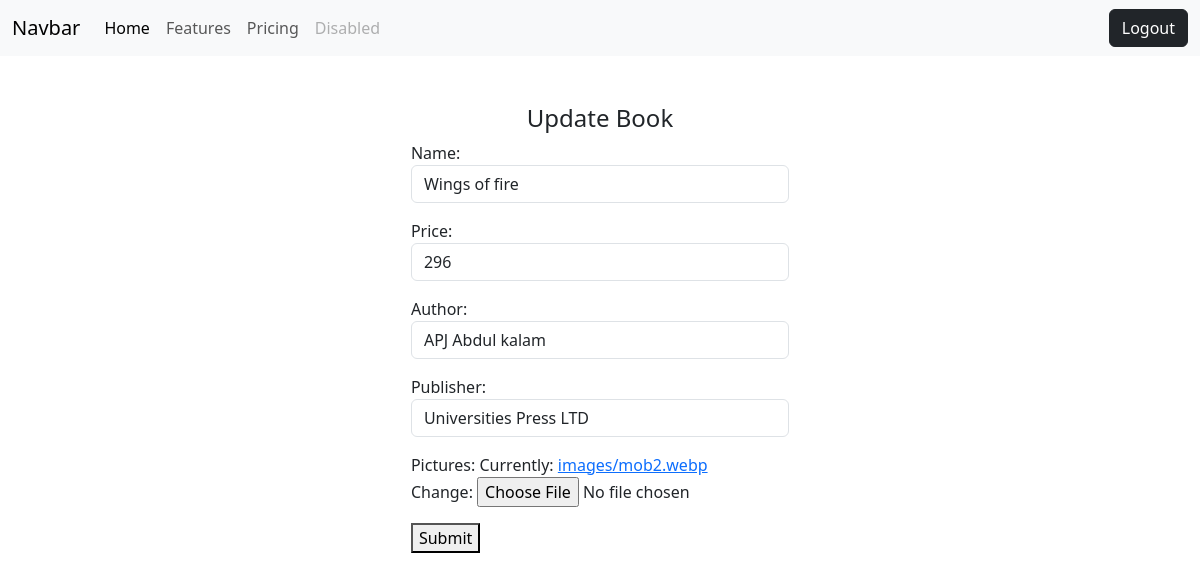
The page /books/1/update (signed in) on the database its author committed.
### book/models.py (models this page shows, shortened)
class Books(models.Model):
    name=models.CharField(max_length=200)
    price=models.PositiveBigIntegerField()
    author=models.CharField(max_length=200)
    publisher=models.CharField(max_length=200)
    pictures=models.ImageField(upload_to="images",null=True) #null needs to set otherwise it wll effect other feilds.after this run migration commnds 2nos

### book/views.py (the view, shortened to what this page needs)
# urls.py: path('books/<int:pk>/update',views.UpdateView.as_view(),name="book-update"),
@method_decorator(signin_required,name="dispatch")
class UpdateView(View):
    def get(self,request,*args,**kwargs):
        form=BookForms()
        id=kwargs.get("pk")
        obj=Books.objects.get(id=id)
        form=BookForms(instance=obj)
        return render(request,"book-update.html",{"form":form})

### book/forms.py
class BookForms(forms.ModelForm):
    class Meta:
        model=Books
        fields="__all__"
        widgets={
            "name":forms.TextInput(attrs={"class":"form-control"}),
            "price":forms.TextInput(attrs={"class":"form-control"}),
            "author":forms.TextInput(attrs={"class":"form-control"}),
            "publisher":forms.TextInput(attrs={"class":"form-control"}),
        }

### book/views.py (called while the page is built)
def signin_required(fn):
    def wrapper(request,*args,**kwargs):
        if not request.user.is_authenticated:
            messages.error(request,"....login in required.....")
            return redirect("signin")
        else:
            return fn(request,*args,**kwargs)
    return wrapper

### book/templates/book-update.html (shortened to what this page needs)
{%extends 'base.html'%}
{%block body_block%}
<div class="container mt-5 d-flex justify-content-center">
    <form action="" method="post" enctype="multipart/form-data">
        <h4 class="text-center">Update Book</h4>
        {{form.as_p}}
        <button type="submit">Submit</button>
    </form>
</div>
{%endblock%}

### rows shown on the page
Books: name "Wings of fire", price "296", author "APJ Abdul kalam", publisher "Universities Press LTD"
